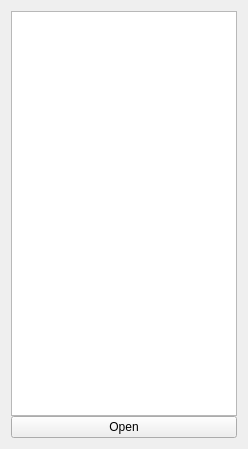
<?xml version="1.0" encoding="UTF-8"?>
<ui version="4.0">
 <class>mainLayout</class>
 <widget class="QWidget" name="mainLayout">
  <property name="windowModality">
   <enum>Qt::WindowModal</enum>
  </property>
  <property name="geometry">
   <rect>
    <x>0</x>
    <y>0</y>
    <width>248</width>
    <height>449</height>
   </rect>
  </property>
  <property name="windowTitle">
   <string>Form</string>
  </property>
  <layout class="QVBoxLayout" name="verticalLayout">
   <property name="spacing">
    <number>0</number>
   </property>
   <item>
    <widget class="QListWidget" name="listWidget"/>
   </item>
   <item>
    <widget class="QPushButton" name="pushButton">
     <property name="text">
      <string>Open</string>
     </property>
    </widget>
   </item>
  </layout>
 </widget>
 <resources/>
 <connections/>
</ui>
